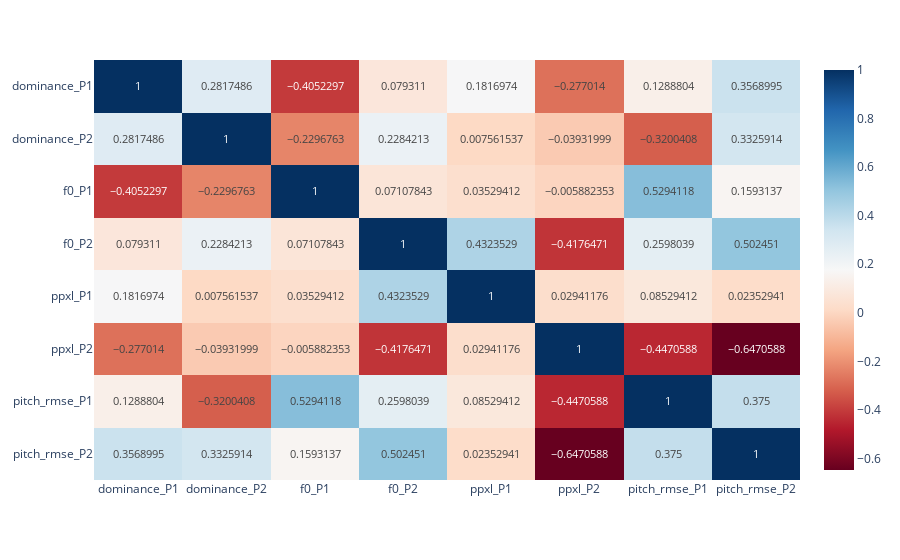
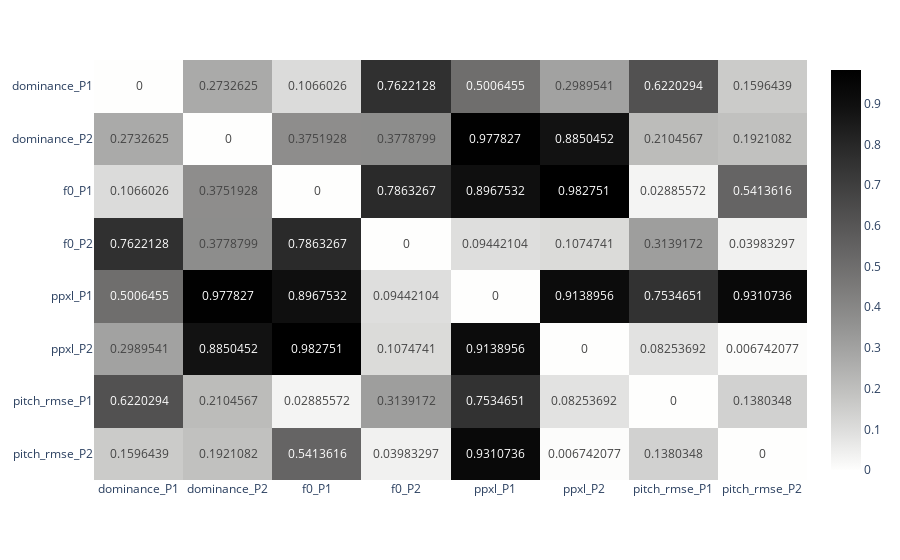
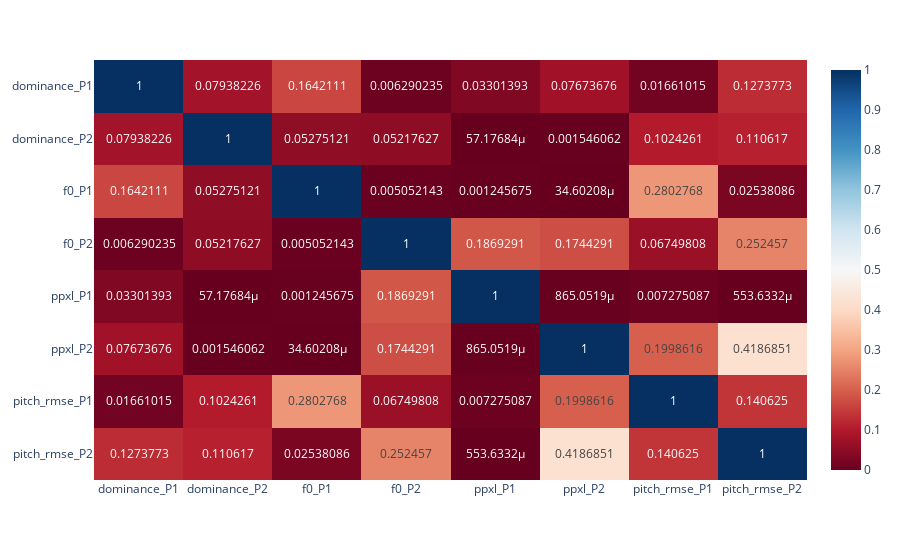

Notebook source saved alongside these figures, in order:
### Markdown cell above
## Correlation between dominance and measures

### Code cell
# Using corrected annotation
y_s = df[["dominance_P1", "dominance_P2", "f0_P1", "f0_P2", "ppxl_P1", "ppxl_P2", "pitch_rmse_P1", "pitch_rmse_P2"]]
X = df[["dominance_P1", "dominance_P2", "f0_P1", "f0_P2", "ppxl_P1", "ppxl_P2", "pitch_rmse_P1", "pitch_rmse_P2"]]

x_cols = list(X.keys())
y_cols = list(y_s.keys())
corr, fig_corr, p, fig_p, fig_r2 = correlation(df, x_cols, y_cols)

### Figure 1 — Plotly figure (JSON) as saved in the notebook; plotly's stock layout.template omitted (floating-point values rounded to 4 significant figures)
{"data": [{"coloraxis": "coloraxis", "hovertemplate": "x: %{x}<br>y: %{y}<br>color: %{z}<extra></extra>", "name": "0", "texttemplate": "%{z}", "type": "heatmap", "x": ["dominance_P1", "dominance_P2", "f0_P1", "f0_P2", "ppxl_P1", "ppxl_P2", "pitch_rmse_P1", "pitch_rmse_P2"], "xaxis": "x", "y": ["dominance_P1", "dominance_P2", "f0_P1", "f0_P2", "ppxl_P1", "ppxl_P2", "pitch_rmse_P1", "pitch_rmse_P2"], "yaxis": "y", "z": [[1, 0.2817, -0.4052, 0.07931, 0.1817, -0.277, 0.1289, 0.3569], [0.2817, 1, -0.2297, 0.2284, 0.007562, -0.03932, -0.32, 0.3326], [-0.4052, -0.2297, 1, 0.07108, 0.03529, -0.005882, 0.5294, 0.1593], [0.07931, 0.2284, 0.07108, 1, 0.4324, -0.4176, 0.2598, 0.5025], [0.1817, 0.007562, 0.03529, 0.4324, 1, 0.02941, 0.08529, 0.02353], [-0.277, -0.03932, -0.005882, -0.4176, 0.02941, 1, -0.4471, -0.6471], [0.1289, -0.32, 0.5294, 0.2598, 0.08529, -0.4471, 1, 0.375], [0.3569, 0.3326, 0.1593, 0.5025, 0.02353, -0.6471, 0.375, 1]]}], "layout": {"coloraxis": {"colorscale": [[0, "rgb(103,0,31)"], [0.1, "rgb(178,24,43)"], [0.2, "rgb(214,96,77)"], [0.3, "rgb(244,165,130)"], [0.4, "rgb(253,219,199)"], [0.5, "rgb(247,247,247)"], [0.6, "rgb(209,229,240)"], [0.7, "rgb(146,197,222)"], [0.8, "rgb(67,147,195)"], [0.9, "rgb(33,102,172)"], [1, "rgb(5,48,97)"]]}, "margin": {"t": 60}, "xaxis": {"anchor": "y", "domain": [0, 1]}, "yaxis": {"anchor": "x", "autorange": "reversed", "domain": [0, 1]}}}

### Figure 2 — Plotly figure (JSON) as saved in the notebook; plotly's stock layout.template omitted (floating-point values rounded to 4 significant figures)
{"data": [{"coloraxis": "coloraxis", "hovertemplate": "x: %{x}<br>y: %{y}<br>color: %{z}<extra></extra>", "name": "0", "texttemplate": "%{z}", "type": "heatmap", "x": ["dominance_P1", "dominance_P2", "f0_P1", "f0_P2", "ppxl_P1", "ppxl_P2", "pitch_rmse_P1", "pitch_rmse_P2"], "xaxis": "x", "y": ["dominance_P1", "dominance_P2", "f0_P1", "f0_P2", "ppxl_P1", "ppxl_P2", "pitch_rmse_P1", "pitch_rmse_P2"], "yaxis": "y", "z": [[0, 0.2733, 0.1066, 0.7622, 0.5006, 0.299, 0.622, 0.1596], [0.2733, 0, 0.3752, 0.3779, 0.9778, 0.885, 0.2105, 0.1921], [0.1066, 0.3752, 0, 0.7863, 0.8968, 0.9828, 0.02886, 0.5414], [0.7622, 0.3779, 0.7863, 0, 0.09442, 0.1075, 0.3139, 0.03983], [0.5006, 0.9778, 0.8968, 0.09442, 0, 0.9139, 0.7535, 0.9311], [0.299, 0.885, 0.9828, 0.1075, 0.9139, 0, 0.08254, 0.006742], [0.622, 0.2105, 0.02886, 0.3139, 0.7535, 0.08254, 0, 0.138], [0.1596, 0.1921, 0.5414, 0.03983, 0.9311, 0.006742, 0.138, 0]]}], "layout": {"coloraxis": {"colorscale": [[0, "rgb(254, 254, 253)"], [0.09091, "rgb(224, 224, 223)"], [0.1818, "rgb(197, 197, 195)"], [0.2727, "rgb(171, 171, 170)"], [0.3636, "rgb(146, 146, 145)"], [0.4545, "rgb(124, 123, 122)"], [0.5455, "rgb(102, 101, 101)"], [0.6364, "rgb(81, 80, 80)"], [0.7273, "rgb(59, 59, 59)"], [0.8182, "rgb(38, 38, 38)"], [0.9091, "rgb(16, 16, 16)"], [1, "rgb(0, 0, 0)"]]}, "margin": {"t": 60}, "xaxis": {"anchor": "y", "domain": [0, 1]}, "yaxis": {"anchor": "x", "autorange": "reversed", "domain": [0, 1]}}}

### Figure 3 — Plotly figure (JSON) as saved in the notebook; plotly's stock layout.template omitted (floating-point values rounded to 4 significant figures)
{"data": [{"coloraxis": "coloraxis", "hovertemplate": "x: %{x}<br>y: %{y}<br>color: %{z}<extra></extra>", "name": "0", "texttemplate": "%{z}", "type": "heatmap", "x": ["dominance_P1", "dominance_P2", "f0_P1", "f0_P2", "ppxl_P1", "ppxl_P2", "pitch_rmse_P1", "pitch_rmse_P2"], "xaxis": "x", "y": ["dominance_P1", "dominance_P2", "f0_P1", "f0_P2", "ppxl_P1", "ppxl_P2", "pitch_rmse_P1", "pitch_rmse_P2"], "yaxis": "y", "z": [[1, 0.07938, 0.1642, 0.00629, 0.03301, 0.07674, 0.01661, 0.1274], [0.07938, 1, 0.05275, 0.05218, 5.718e-05, 0.001546, 0.1024, 0.1106], [0.1642, 0.05275, 1, 0.005052, 0.001246, 3.46e-05, 0.2803, 0.02538], [0.00629, 0.05218, 0.005052, 1, 0.1869, 0.1744, 0.0675, 0.2525], [0.03301, 5.718e-05, 0.001246, 0.1869, 1, 0.0008651, 0.007275, 0.0005536], [0.07674, 0.001546, 3.46e-05, 0.1744, 0.0008651, 1, 0.1999, 0.4187], [0.01661, 0.1024, 0.2803, 0.0675, 0.007275, 0.1999, 1, 0.1406], [0.1274, 0.1106, 0.02538, 0.2525, 0.0005536, 0.4187, 0.1406, 1]]}], "layout": {"coloraxis": {"colorscale": [[0, "rgb(103,0,31)"], [0.1, "rgb(178,24,43)"], [0.2, "rgb(214,96,77)"], [0.3, "rgb(244,165,130)"], [0.4, "rgb(253,219,199)"], [0.5, "rgb(247,247,247)"], [0.6, "rgb(209,229,240)"], [0.7, "rgb(146,197,222)"], [0.8, "rgb(67,147,195)"], [0.9, "rgb(33,102,172)"], [1, "rgb(5,48,97)"]]}, "margin": {"t": 60}, "xaxis": {"anchor": "y", "domain": [0, 1]}, "yaxis": {"anchor": "x", "autorange": "reversed", "domain": [0, 1]}}}
